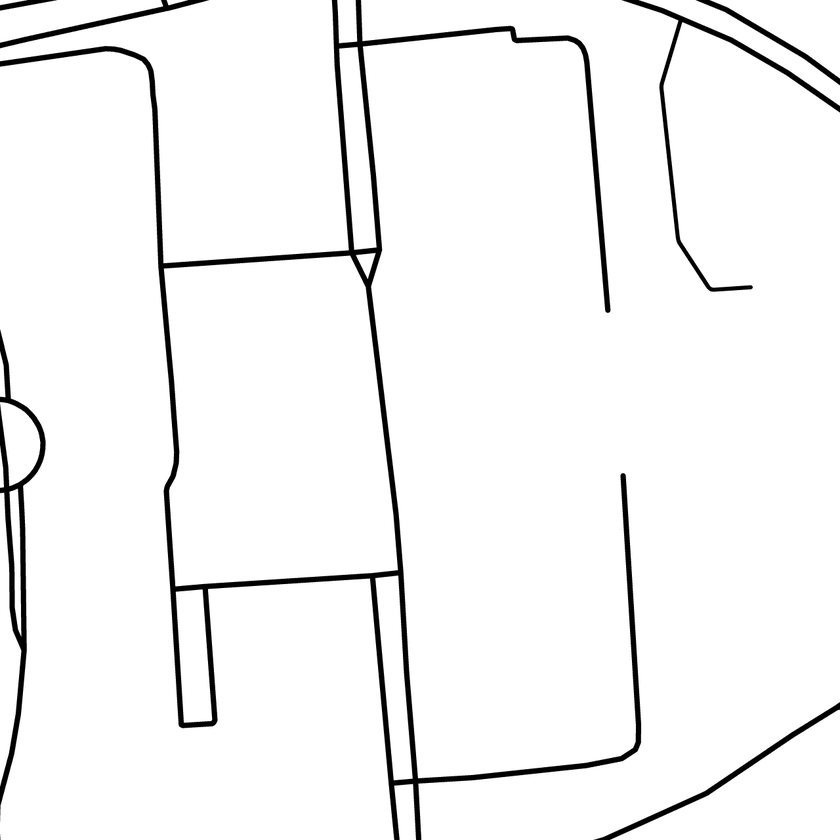
#> input picture autonomous_fiat/src/guidance/find_path/images/tecnico_1280.png, 840 x 840 px, shrunk from 1280 x 1280 before the run
$ python smooth_path.py
#> lines starting #> are read from the running program, lines starting #| are printed output that depends on the picture; after the words box and inside, x2 and y2 are one past the last pixel; in counts of white or black regions, pixels touching at a corner belong together
import numpy as np
from typing import Tuple
from scipy.interpolate import splprep, splev
import matplotlib.pyplot as plt
import matplotlib.animation as animation
from PIL import Image
from matplotlib.patches import Rectangle
from matplotlib.transforms import Affine2D
import math
from scipy.interpolate import interp1d

# Parameters used in case you want to run this script as a standalone
FILE_NAME = "images/tecnico_1280.png"
FILE_PATH = "images/tecnico_1280.txt"
WEIGHT_DATA = 0.8
WEIGHT_SMOOTH = 0.28
TOLERANCE = 0.0001
CAR_WIDTH=6
CAR_LENGTH=15
VISUALIZE = True

def get_path_vector(file_name:str)-> np.ndarray:
    # Load the data from the .txt file
    path_data = np.loadtxt(file_name)

    # Get the x and y coordinates
    x_coords = path_data[:, 0]
    y_coords = path_data[:, 1]


    # Create a path vector of points
    path_vector = np.column_stack((x_coords, y_coords))

    # downsample path vector
    downsample_path = path_vector[::20]

    return downsample_path

def create_binary_map(file_name: str) -> np.ndarray:
    # Load the image and convert to grayscale
    im = Image.open(file_name).convert("L")
    im_array = np.array(im)

    # Set all non-road pixels to 0
    im_array[im_array == 0] = 0

    # Set all road pixels to 1
    im_array[im_array > 0] = 1

    # transpose the array


    return im_array
class Car:
    def __init__(self, width: float, length: float):
        self.width = width
        self.length = length

def create_car(width: float, length: float) -> Car:
    return Car(width, length)
    path = np.array(path)
    newpath = [[0 for row in range(len(path[0]))] for col in range(len(path))]
    for i in range(len(path)):
        for j in range(len(path[0])):
            newpath[i][j] = path[i][j]
    change = tolerance
    while change >= tolerance:
        change = 0.0
        for i in range(1, len(path)-1):
            for j in range(len(path[0])):
                aux = newpath[i][j]
                newpath[i][j] += weight_data * (path[i][j] - newpath[i][j])
                newpath[i][j] += weight_smooth * (newpath[i-1][j] + newpath[i+1][j] - (2.0 * newpath[i][j]))
                change += abs(aux - newpath[i][j])
    return newpath

def get_corners(current_pos,next_pos,car):
    #initialize corners as a numpy array 4x2
    corners = np.zeros((4,2))
    #calculate angle between current_pos and next_pos
    angle = math.atan2(next_pos[1]-current_pos[1],next_pos[0]-current_pos[0])

    #front right corner
    corners[0] = (current_pos[0] + (car.length/2) * math.cos(angle) + (car.width/2) * math.sin(angle), current_pos[1] + (car.length/2) * math.sin(angle) - (car.width/2) * math.cos(angle))
    #front left corner
    corners[1] = (current_pos[0] + (car.length/2) * math.cos(angle) - (car.width/2) * math.sin(angle), current_pos[1] + (car.length/2) * math.sin(angle) + (car.width/2) * math.cos(angle))
    #back right corner
    corners[2] = (current_pos[0] - (car.length/2) * math.cos(angle) + (car.width/2) * math.sin(angle), current_pos[1] - (car.length/2) * math.sin(angle) - (car.width/2) * math.cos(angle))
    #back left corner
    corners[3] = (current_pos[0] - (car.length/2) * math.cos(angle) - (car.width/2) * math.sin(angle), current_pos[1] - (car.length/2) * math.sin(angle) + (car.width/2) * math.cos(angle))
    return corners

def check_colision(path, car, binary_map):
    for i in range(len(path)-1):
        current_pos = path[i]
        next_pos = path[i+1]
        corners = get_corners(current_pos,next_pos,car)
        for corner in corners:
            if binary_map[int(corner[0])][int(corner[1])] == 0:
                return True

    return False

def smooth_path(path, weight_data, weight_smooth, tolerance, car, binary_map):

    #downsample path vector
    path = np.array(path)
    path = path[::10]
    #off_road = True
    newpath = np.array(path.copy())
    change = tolerance
    while change >= tolerance:
        change = 0.0
        for i in range(1, len(path)-1):
            for j in range(len(path[0])):
                aux = newpath[i][j]
                newpath[i][j] += weight_data * (path[i][j] - newpath[i][j])
                newpath[i][j] += weight_smooth * (newpath[i-1][j] + newpath[i+1][j] - (2.0 * newpath[i][j]))
                change += abs(aux - newpath[i][j])
    return newpath

def increase_points(smooth_path, num_points):
    x = [point[0] for point in smooth_path]
    y = [point[1] for point in smooth_path]
    fx = interp1d(range(len(x)), x)
    fy = interp1d(range(len(y)), y)
    new_x = fx(np.linspace(0, len(x)-1, num_points))
    new_y = fy(np.linspace(0, len(y)-1, num_points))
    return list(zip(new_x, new_y))

def visualize_path(path: np.ndarray, car: Car, binary_map: np.ndarray, smooth_path: np.ndarray):

    # make path into a numpy array
    path = np.array(path)

    # #transpose the binary map
    # binary_map = np.transpose(binary_map)
    # Create figure and axis
    fig, ax = plt.subplots()
    ax.imshow(binary_map, cmap='gray')

    # Plot the original path
    ax.plot(path[:, 0], path[:, 1], '-o', markersize = 0.5, color='r')

    # Plot the smooth path
    smooth_path = np.array(smooth_path)
    ax.plot(smooth_path[:, 0], smooth_path[:, 1], markersize = 0.25, color='b')

    # Place the car on the path
    car_x, car_y = smooth_path[0]
    rect = Rectangle((car_x - car.length/2, car_y - car.width/2), car.length, car.width, fill=True, color='g', alpha=0.8,zorder=3)
    ax.add_patch(rect)

    # function to update the car position
    def update(num):
        x, y = smooth_path[num]
        rect.set_xy((x - car.length/2, y - car.width/2))
        if num < len(smooth_path) - 1:
            dx, dy = smooth_path[num + 1] - smooth_path[num]
            angle = math.degrees(math.atan2(dy, dx))
            rotate = Affine2D().rotate_deg_around(x, y, angle)
            rect.set_transform(rotate + ax.transData)
        return rect,
    ani = animation.FuncAnimation(fig, update, frames=range(len(smooth_path)), interval = 200, blit=True)
    plt.show()
    # ani.save("animation2.gif")
    # print("saved")

def smoothPathMain(path, image_name=FILE_NAME, car_width=CAR_WIDTH, car_length=CAR_LENGTH, weight_data=WEIGHT_DATA, weight_smooth=WEIGHT_SMOOTH, tolerance=TOLERANCE, visualize=VISUALIZE):
    path= np.array(path)
    path[:, [0, 1]] = path[:, [1, 0]]
    map = create_binary_map(image_name)
#> in create_binary_map, `im_array[im_array > 0] = 1`:
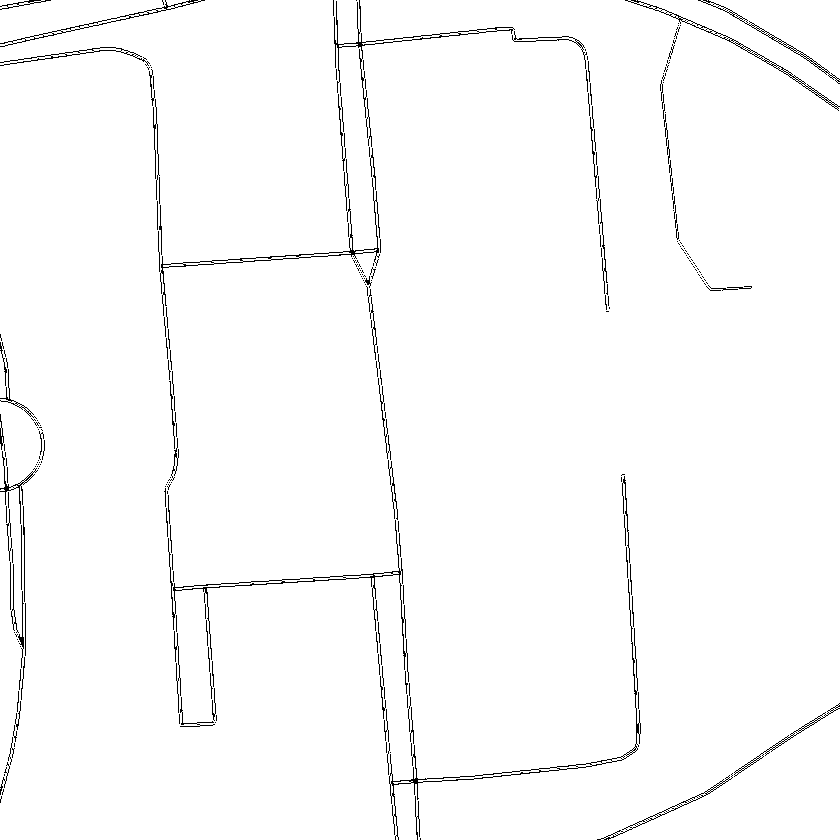
#> im_array: shape (840, 840); values 0 (black) and 1 (white), 98.2% white; black in thin lines or dots
    my_car = create_car(car_width, car_length)
    smoothPath = smooth_path(path, weight_data, weight_smooth, tolerance, my_car, map)
#> smoothPath = [[1040, 32], [1043.3, 232.7], [1077, 433]]

    finalPath = increase_points(smoothPath, len(path))
#> in increase_points, `x = [point[0] for point in smooth_path]`: x = [1040, 1043.3, 1077]
#> in increase_points, `y = [point[1] for point in smooth_path]`: y = [32, 232.7, 433]
#> in increase_points, `new_x = fx(np.linspace(0, len(x)-1, num_points))`: new_x = 24 values from 1040 to 1077
#> in increase_points, `new_y = fy(np.linspace(0, len(y)-1, num_points))`: new_y = 24 values from 32 to 433
#> finalPath = 24 items, first 6: (1040, 32), (1040.3, 49.45), (1040.6, 66.9), (1040.8, 84.35), (1041.1, 101.8), (1041.4, 119.3)
    finalPath = np.array(finalPath)
#> finalPath = 24 rows, first 8: [1040, 32], [1040.3, 49.45], [1040.6, 66.9], [1040.8, 84.35], [1041.1, 101.8], [1041.4, 119.3], [1041.7, 136.7], [1042, 154.2]

    if visualize:
        visualize_path(path, my_car, map, finalPath)
#> in visualize_path, `smooth_path = np.array(smooth_path)`: smooth_path has the same summary as finalPath in smoothPathMain
#> in visualize_path, `car_x, car_y = smooth_path[0]`: car_x = 1040; car_y = 32
#> in visualize_path, `plt.show()`:
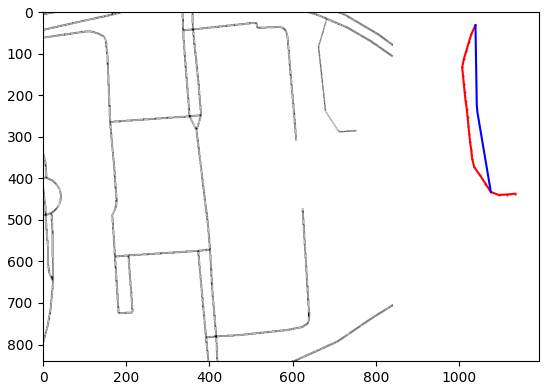
#> figure drawn by matplotlib, 1 panel

    finalPath[:, [0, 1]] = finalPath[:, [1, 0]]

    return finalPath

if __name__ == "__main__":
    path = get_path_vector(FILE_PATH)
    smoothPathMain(path)

$ run again, with autonomous_fiat/src/guidance/find_path/images/path2.png copied over autonomous_fiat/src/guidance/find_path/images/tecnico_1280.png
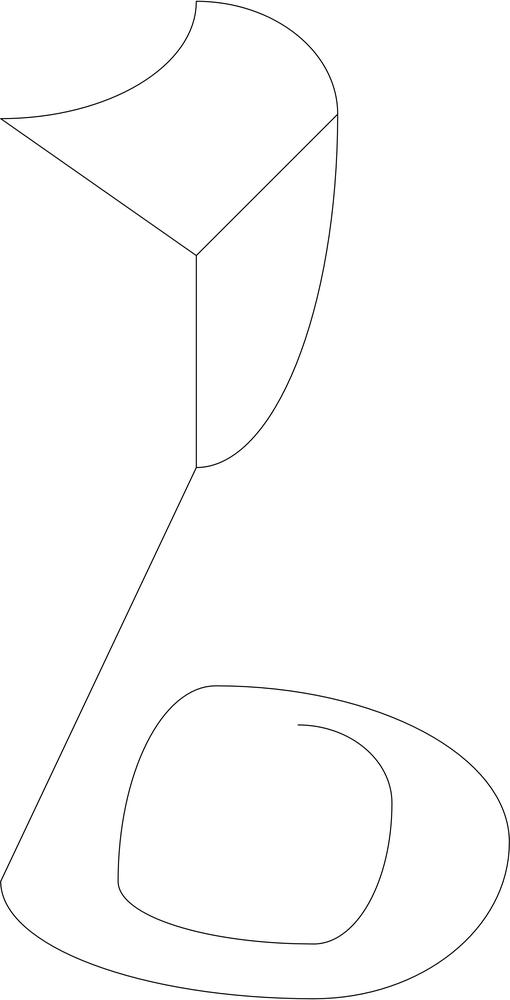
#> input picture autonomous_fiat/src/guidance/find_path/images/path2.png, 510 x 1000 px, shrunk from 3075 x 6031 before the run
#> in create_binary_map, `im_array[im_array > 0] = 1`:
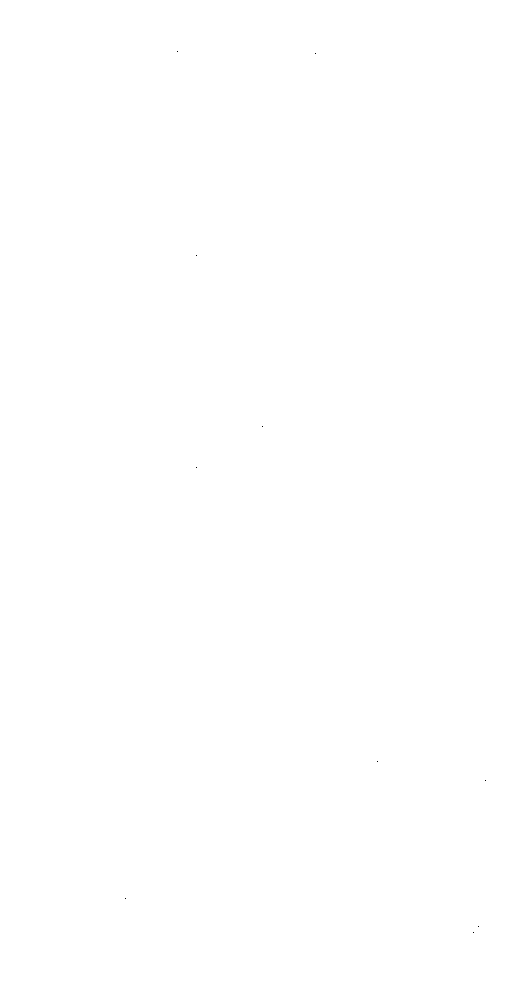
#> im_array: shape (1000, 510); values 0 (black) and 1 (white), 100% white; black in thin lines or dots, all inside (x1, y1, x2, y2) = (125, 51, 486, 933)
#> smoothPath = [[1040, 32], [1043.3, 232.7], [1077, 433]]
#> in increase_points, `x = [point[0] for point in smooth_path]`: x = [1040, 1043.3, 1077]
#> in increase_points, `y = [point[1] for point in smooth_path]`: y = [32, 232.7, 433]
#> new_x = 24 values from 1040 to 1077
#> new_y = 24 values from 32 to 433
#> in smoothPathMain, `finalPath = increase_points(smoothPath, len(path))`: finalPath = 24 items, first 6: (1040, 32), (1040.3, 49.45), (1040.6, 66.9), (1040.8, 84.35), (1041.1, 101.8), (1041.4, 119.3)
#> in smoothPathMain, `finalPath = np.array(finalPath)`: finalPath = 24 rows, first 8: [1040, 32], [1040.3, 49.45], [1040.6, 66.9], [1040.8, 84.35], [1041.1, 101.8], [1041.4, 119.3], [1041.7, 136.7], [1042, 154.2]
#> smooth_path has the same summary as finalPath in smoothPathMain
#> car_x = 1040; car_y = 32
#> in visualize_path, `plt.show()`:
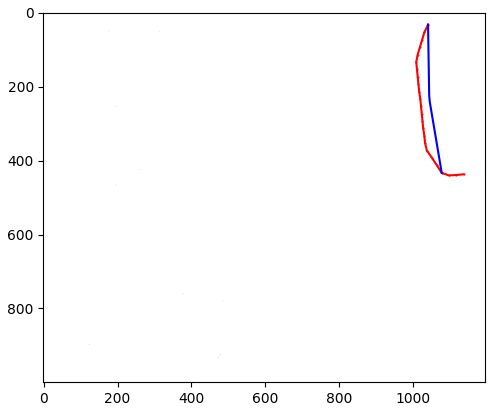
#> figure drawn by matplotlib, 1 panel
